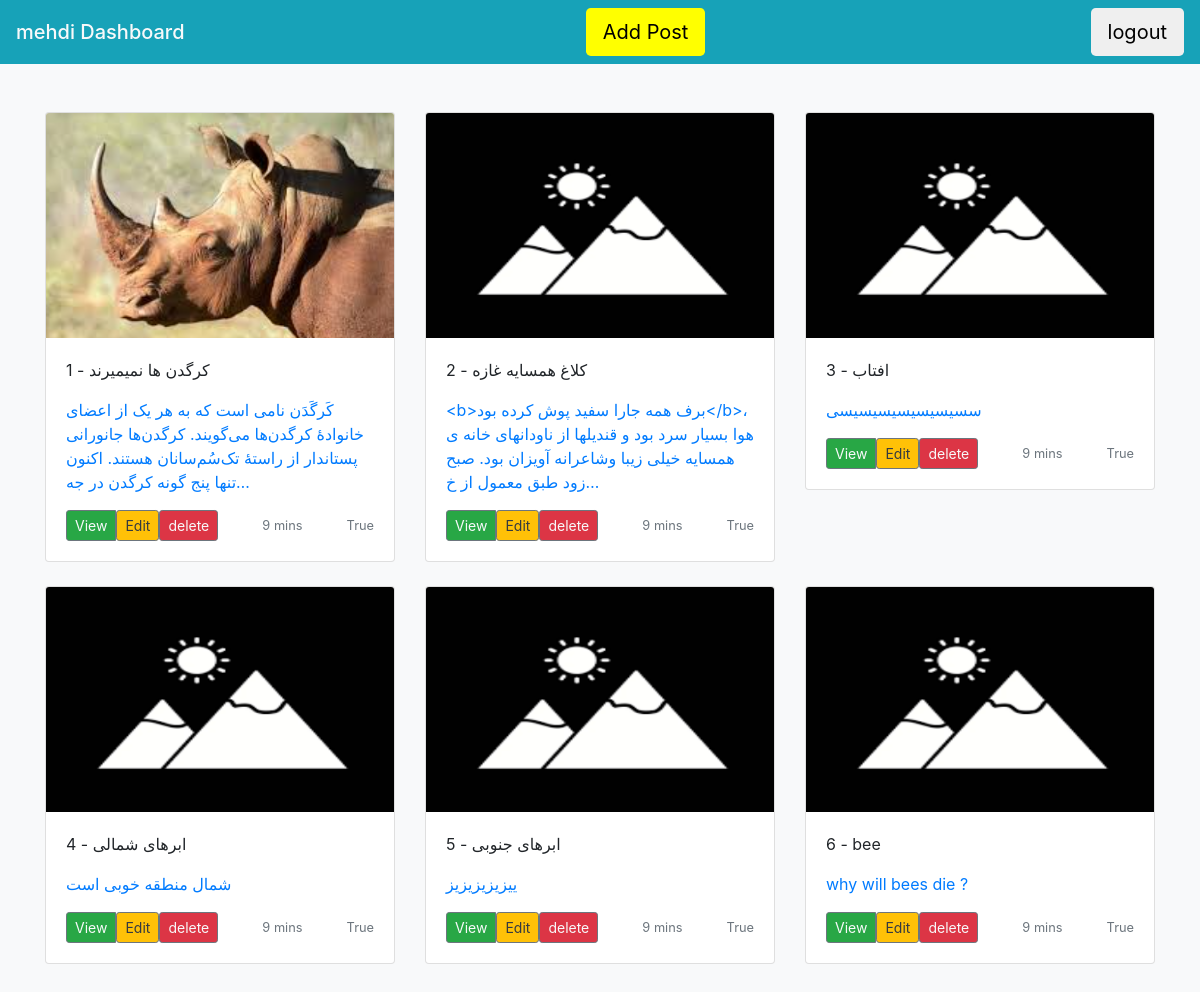
Page /dashboard/ (signed in) on the earlier database version.
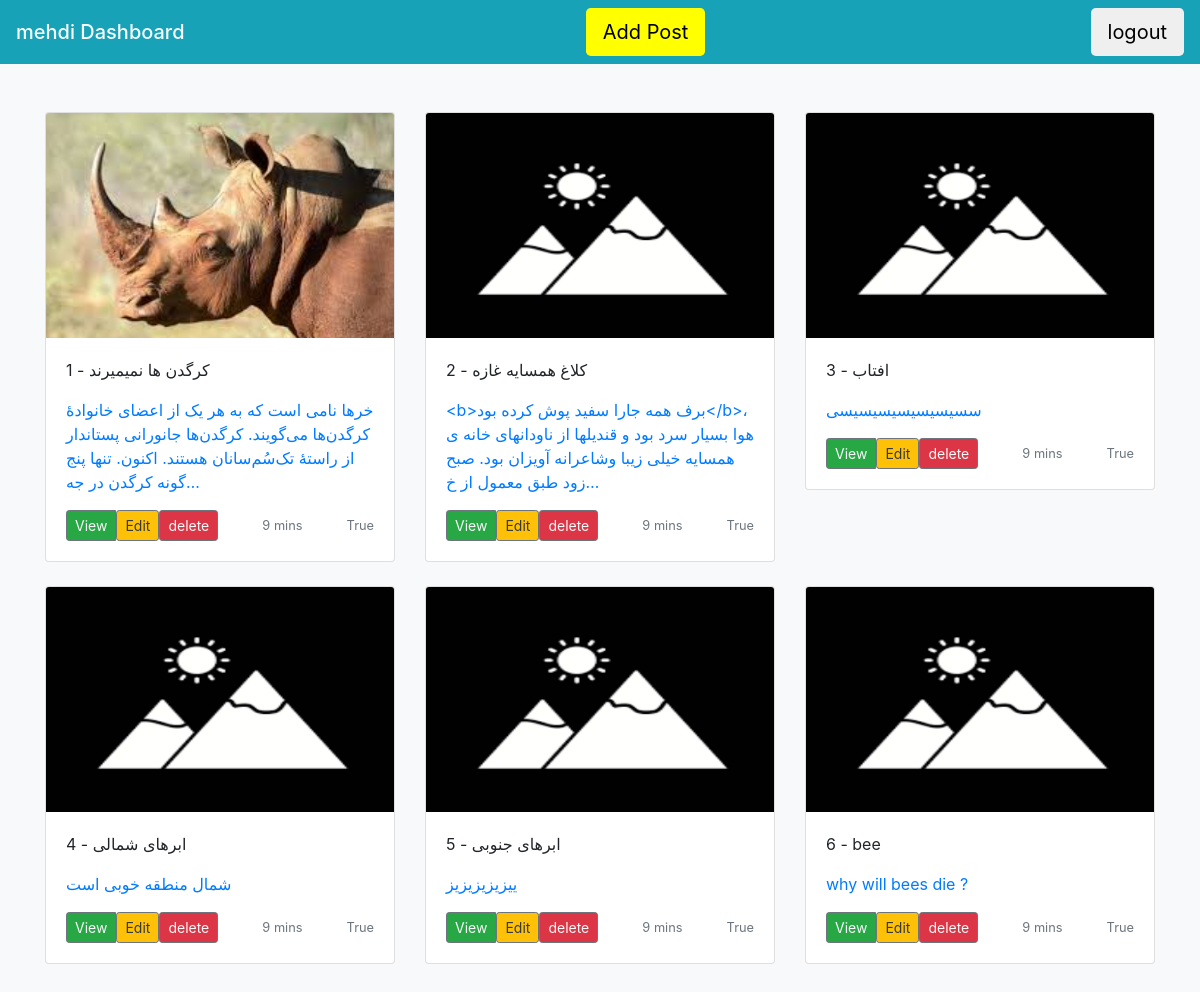
Same page on the later database version.
### blogs/models.py (models this page shows, shortened)
class Post(models.Model):
  title=models.CharField(max_length=254)
  description=models.TextField()
  active=models.BooleanField(default=False)
  updated_time=models.DateField(auto_now=True)
  created_time=models.DateField(auto_now_add=True)
  author=models.ForeignKey(User,on_delete=models.CASCADE,null=True)
  image=models.ImageField(upload_to='blogs/images/',default="blogs/images/1.png")
  category=models.ManyToManyField("Category")
  breif_description=models.CharField(max_length=80,null=True,blank=True)
  tags = TaggableManager()
  class Meta:
    verbose_name="پست  "
    verbose_name_plural="پست ها "
    ordering=['created_time']

### blogs/views.py (the view)
# urls.py: path('dashboard/',PostList.as_view(),name="dashboard"),
class PostList(UserPassesTestMixin,ListView):
  model=Post
  template_name='blogs/dashboard.html'
  context_object_name='posts'
  def test_func(self):
      return self.request.user.is_superuser

### templates/blogs/dashboard.html (shortened to what this page needs)
<!doctype html>
<html lang="en">
  <head>
    <link rel="stylesheet" href="https://cdn.jsdelivr.net/npm/bootstrap@4.0.0/dist/css/bootstrap.min.css">
  </head>
  <body>
    <nav class="navbar navbar-light bg-info">
      <span class="navbar-brand mb-0 h1 text-light">{{request.user}} Dashboard</span>
     <a href="{% url "blogs:create" %}"><button type="button" class="btn btn-lg" style="background-color:yellow">Add Post </button></a>
<a href="{% url "accounts:logout" %}"><button type="button" class="btn btn-lg">logout</button></a>
    </nav>
    <div class="album py-5 bg-light">
      <div class="container">
        <div class="row">
          {% for post in posts %}
          <div class="col-md-4">
            <div class="card mb-4 box-shadow">
              <img src="{{post.image.url}}" class="card-img-top" data-src="holder.js/100px225?theme=thumb&amp;bg=55595c&amp;fg=eceeef&amp;text=Thumbnail" alt="Thumbnail [100%x225]" data-holder-rendered="true" style="height: 225px; width: 100%; display: block;">
              <div class="card-body">
                <p>{{post.id}} - {{post.title}}</p>
               <a href="{% url "blogs:dashboard-detail" post.pk %}"><p class="card-text">{{post.description | truncatechars:150}}</p></a>
                <div class="d-flex justify-content-between align-items-center mt-3">
                  <div class="btn-group">
                   <a href="{% url "blogs:post-details" num=post.id %}" <button type="button" class="btn btn-sm btn-outline-secondary bg-success text-light">View</button></a>
                   <a href="{% url "blogs:edite" post.pk %}"><button type="button" class="btn btn-sm btn-outline-secondary bg-warning text-dark">Edit</button></a>
                  <a href="{% url "blogs:delete" post.pk %}"> <button type="button" class="btn btn-sm btn-outline-secondary bg-danger text-light">delete</button></a>
                  </div>
                  <small class="text-muted">9 mins</small>
                  <small class="text-muted">{{post.active}}</small>
                </div>
              </div>
            </div>
          </div>
          {% endfor %}
        </div>
      </div>
    </div>
  </body>
</html>

Differences in the rows shown:
changed Post "کرگدن ها نمیمیرند": description "کَرگَدَن نامی است که به هر یک از اعضای خانوادهٔ کرگدن‌ها می‌گویند. کرگدن‌ها جانورانی پستاندار از راستهٔ تک‌سُم‌سانان هستند. اکنون تنها پنج گونه کرگدن در جه…" → "خرها نامی است که به هر یک از اعضای خانوادهٔ کرگدن‌ها می‌گویند. کرگدن‌ها جانورانی پستاندار از راستهٔ تک‌سُم‌سانان هستند. اکنون. تنها پنج گونه کرگدن در جه…"
